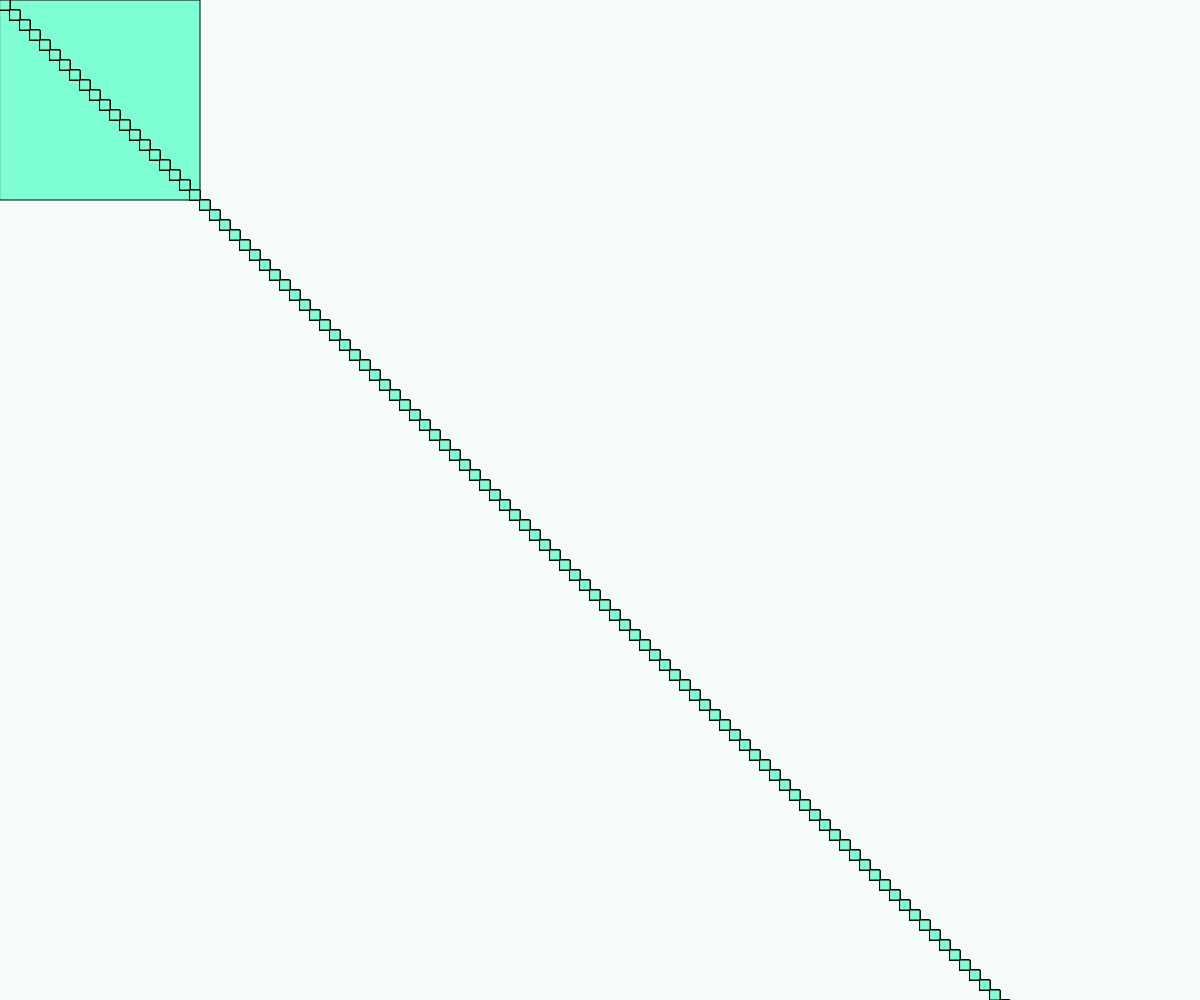
Frame 1 (no input)
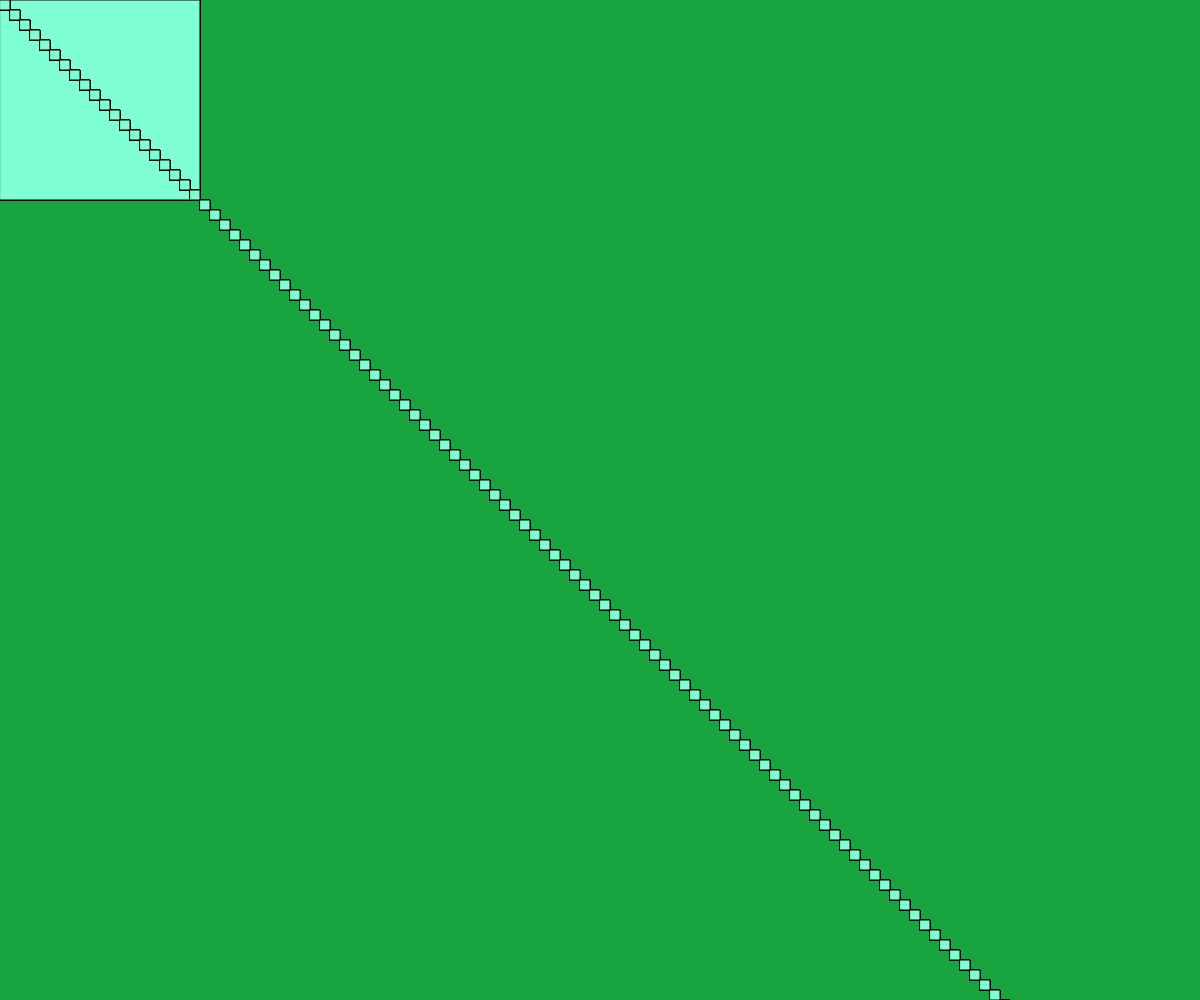
Frame 60 (no input)
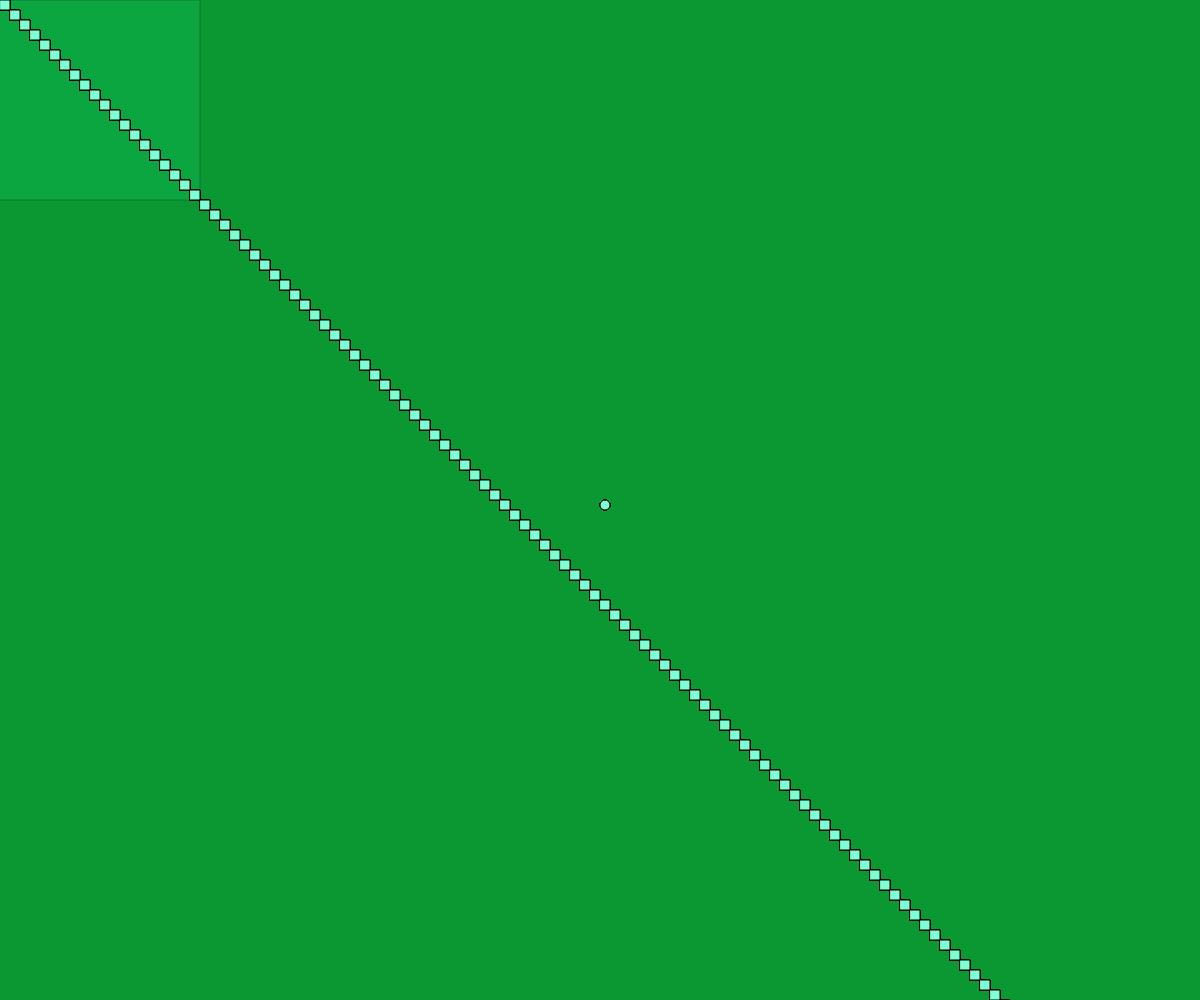
Frame 120 (the mouse pressed at the canvas centre since frame 60)

The p5.js sketch that drew these frames (run headless with seeded random() and noise() and a simulated clock; from frame 60 on, the mouse is pressed at the canvas centre):

// p5.js sketch
// ── sketch.js
function setup(){
    createCanvas(windowWidth,windowHeight);
}

function draw(){
    background(0, 150, 50, 10);
    fill('aquamarine')
    if(mouseX < 400){
        rect(mouseX,mouseY,200,200);
    }else{
        rect(mouseX,mouseY,10,10,10);
    }
for(var i = 0; i < 10000; i++){
    rect((i*10)%width,(i*10)%width,10,10)
}

    }
// ── script.js
var bibby; //decloration

console.log(bibby);

bibby = 61;
bibby = "Bibby isnt too great";
bibby = "bibby said 'Hey'"

console.log(typeof "Stuff");



for(var i = 0; i < 10; i++){
    console.log(i);
}
console.log(i);
